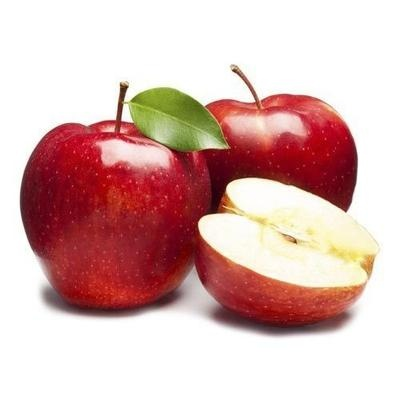
#> input picture backend/detect_fruits.jpg, 400 x 400 px, found by its file name
$ python get_segments.py
#> lines starting #> are read from the running program, lines starting #| are printed output that depends on the picture
import os
import shutil
import cv2
res=[]
segments=[]
with open('Results.txt','r') as r:
#> (reads backend/Results.txt from the repository)
  res=r.readlines()
for r in res:
  s=r.replace(':','').replace(',','').split()
  segments.append({s[0]:s[1],s[2]:float(s[3]),s[4]:int(s[5]),s[6]:int(s[7]),s[8]:int(s[9]),s[10]:int(s[11])})
try:
  os.mkdir('Segments')
except:
  shutil.rmtree('Segments')
  os.mkdir('Segments')
img = cv2.imread("detect_fruits.jpg")
#> img is the input picture: shape (400, 400, 3); mean B, G, R 179.8, 183, 217.8
for i in range(len(segments)):
  s=segments[i]
  print(s)
  # Cropping
  crop_img = img[s['y_min']:s['y_max'], s['x_min']:s['x_max']]
  # Shape returns Image Dimensions in (Height,Width) Format
  print('Cropped Dimensions : ',crop_img.shape)
  #Resizing
  h=crop_img.shape[0]
  w=crop_img.shape[1]
  width = 200
  height = 200
  if h>w:
    width = (200*w)//h
  elif w>h:
    height = (200*h)//w
  dim = (width, height)
  resized_img = cv2.resize(crop_img, dim, interpolation = cv2.INTER_AREA)
  print('Resized Dimensions : ',resized_img.shape)

  cv2.imwrite("Segments/"+s['Prediction']+"_"+str(i)+'.jpg', resized_img);
#> this loop made 3 passes
#> pass 1, `crop_img = img[s['y_min']:s['y_max'], s['x_min']:s['x_max']]`:
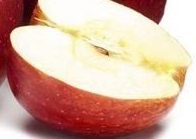
#> crop_img: shape (139, 196, 3); mean B, G, R 157, 172.4, 210.7
#> pass 2, `crop_img = img[s['y_min']:s['y_max'], s['x_min']:s['x_max']]`:
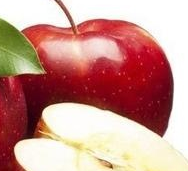
#> crop_img: shape (171, 188, 3); mean B, G, R 141.1, 149.2, 199.9
#> pass 2, `resized_img = cv2.resize(crop_img, dim, interpolation = cv2.INTER_AREA)`:
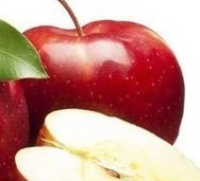
#> resized_img: shape (181, 200, 3); mean B, G, R 141, 149.1, 199.8
#> after the loop:
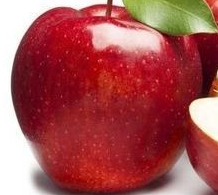
#> crop_img: shape (195, 218, 3); mean B, G, R 82.8, 81.7, 165.9
